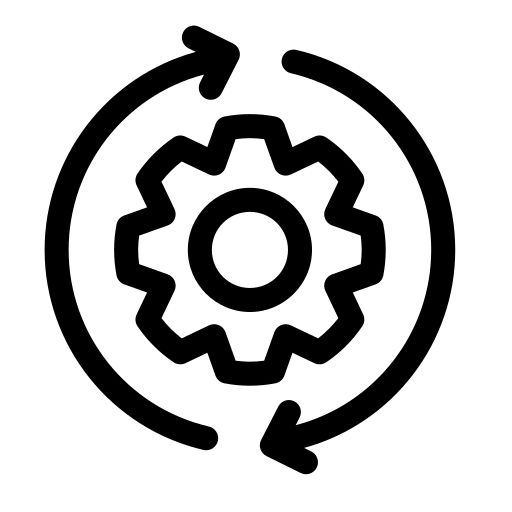
#> input picture media/nuova-aggiorna.jpg, 512 x 512 px
$ python ritaglia-aggiorna.py ../media/nuova-aggiorna.jpg
#> lines starting #> are read from the running program, lines starting #| are printed output that depends on the picture; after the words box and inside, x2 and y2 are one past the last pixel; in counts of white or black regions, pixels touching at a corner belong together
#!/usr/bin/env python3
"""Trasforma media/nuova-aggiorna.jpg nella maschera dell'icona Aggiorna.

E' un disegno nero su bianco, quindi diventa una maschera senza fatica: la
trasparenza esce dal nero, e il colore glielo mette la CSS come alle sagome
della barra in basso. Sulla testata sono bianche su blu, e domani potrebbero
essere di un altro colore senza toccare il file.

    python3 scripts/ritaglia-aggiorna.py [--prova]
"""
import sys
from pathlib import Path
from PIL import Image
import numpy as np

RADICE = Path(__file__).resolve().parent.parent / 'media'

def main():
    prova = '--prova' in sys.argv
    a = np.array(Image.open(RADICE / 'nuova-aggiorna.jpg').convert('L')).astype(float)
    # nero pieno = opaco, bianco = trasparente, con la sfumatura in mezzo
    alfa = np.clip((205 - a) / 90, 0, 1)
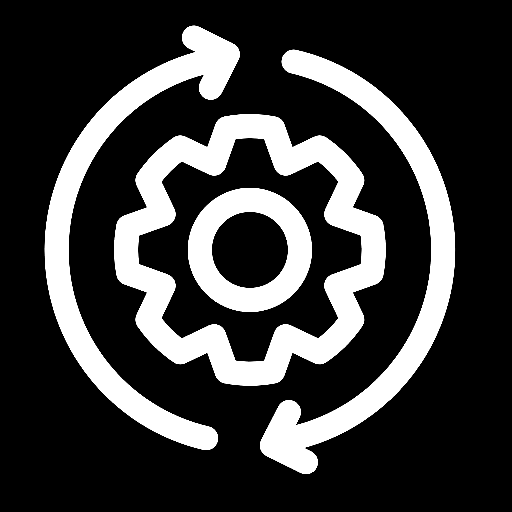
#> alfa: shape (512, 512) float64; min 0, max 1, mean 0.232
    vivo = alfa > 0.15
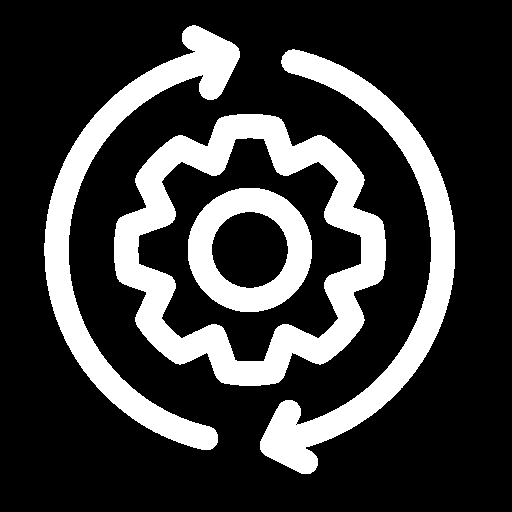
#> vivo: shape (512, 512) bool; 23.4% white; 4 white regions, box (x1, y1, x2, y2) and area: (114, 114, 386, 386) 23422, (260, 49, 455, 474) 15194, (44, 25, 240, 450) 15186, (188, 188, 312, 312) 7668
    ys, xs = np.where(vivo)
    ritaglio = alfa[ys.min():ys.max() + 1, xs.min():xs.max() + 1]
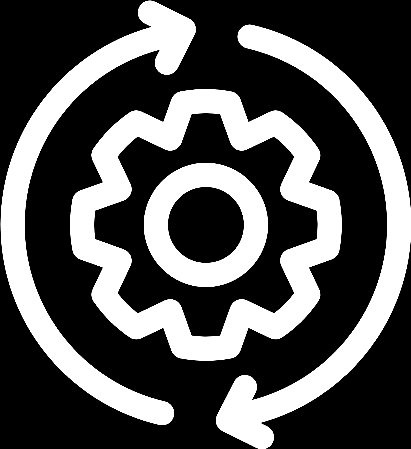
#> ritaglio: shape (449, 411) float64; min 0, max 1, mean 0.33
    im = Image.fromarray((ritaglio * 255).astype(np.uint8), 'L')
    fuori = Image.new('RGBA', im.size, (255, 255, 255, 255))
#> fuori: PIL image 411x449 RGBA; every value is 255
    fuori.putalpha(im)
    print(f'aggiorna: inchiostro {fuori.size[0]}x{fuori.size[1]}')
#| aggiorna: inchiostro 411x449
    if not prova:
        for cartella in ('icone-sorgenti', 'icone'):
            (RADICE / cartella / 'nav').mkdir(parents=True, exist_ok=True)
            fuori.save(RADICE / cartella / 'nav' / 'aggiorna.png')
        print('scritta.')

if __name__ == '__main__':
    main()
